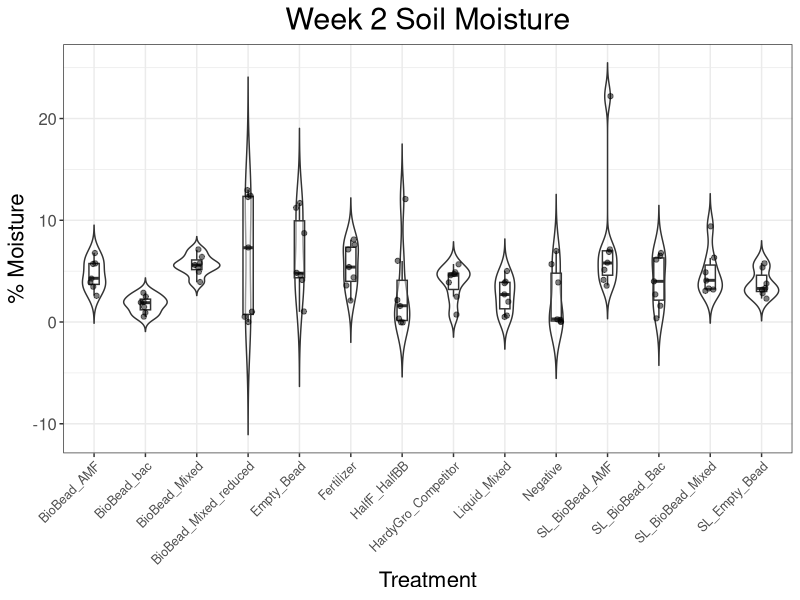
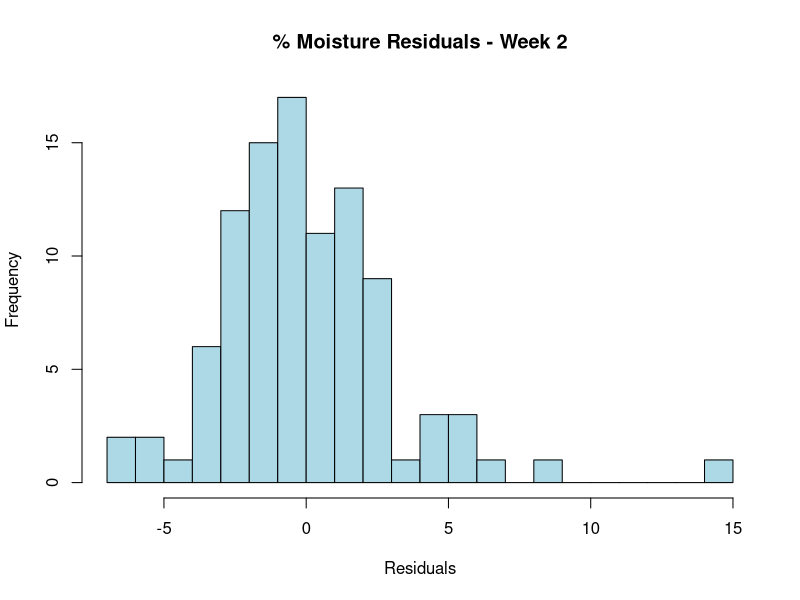
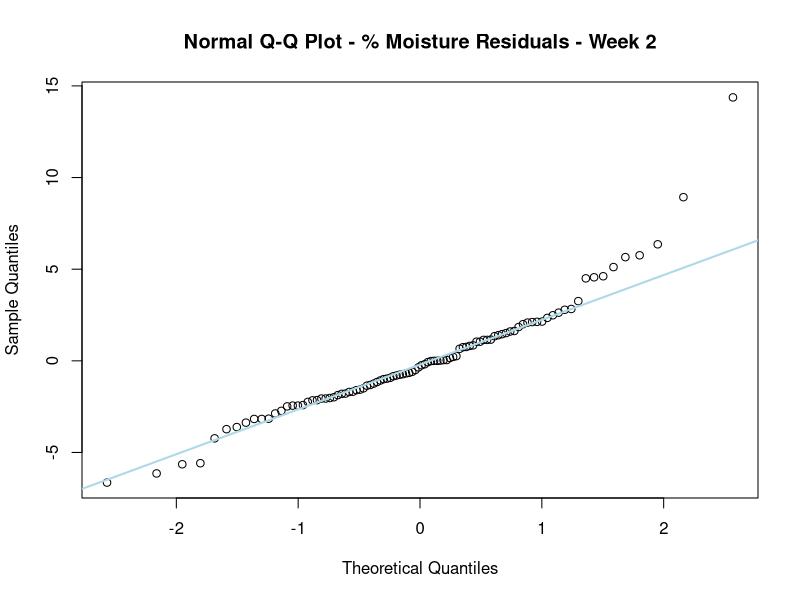
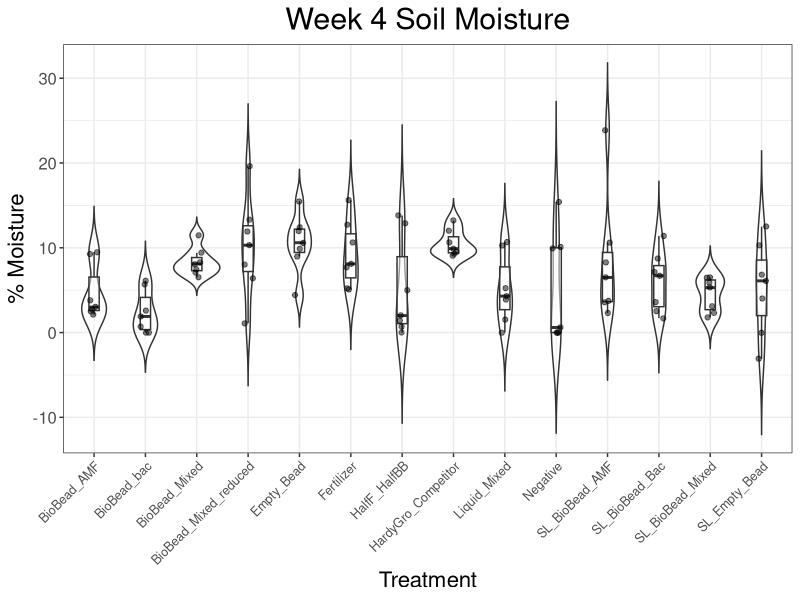
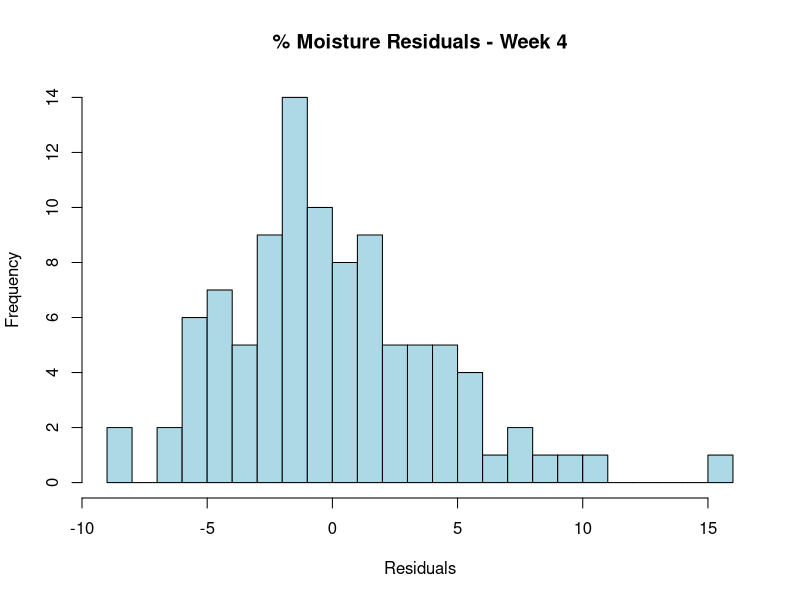
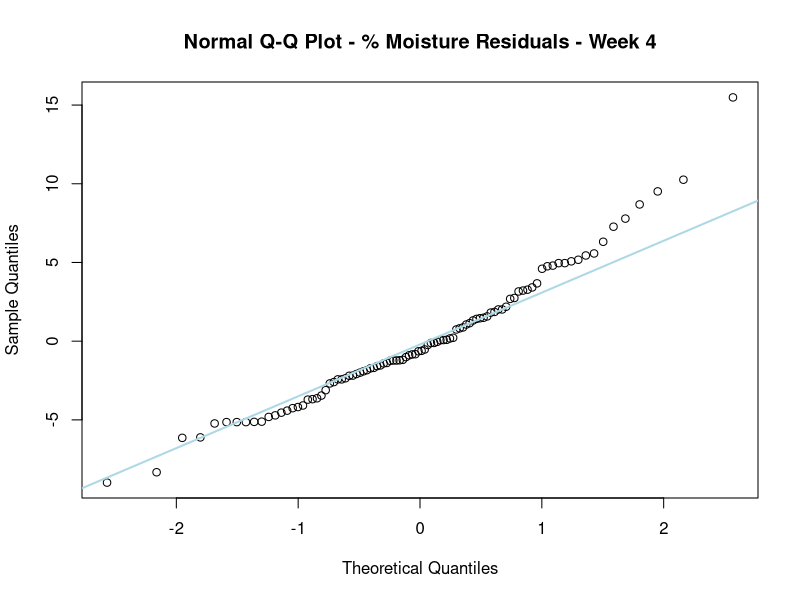
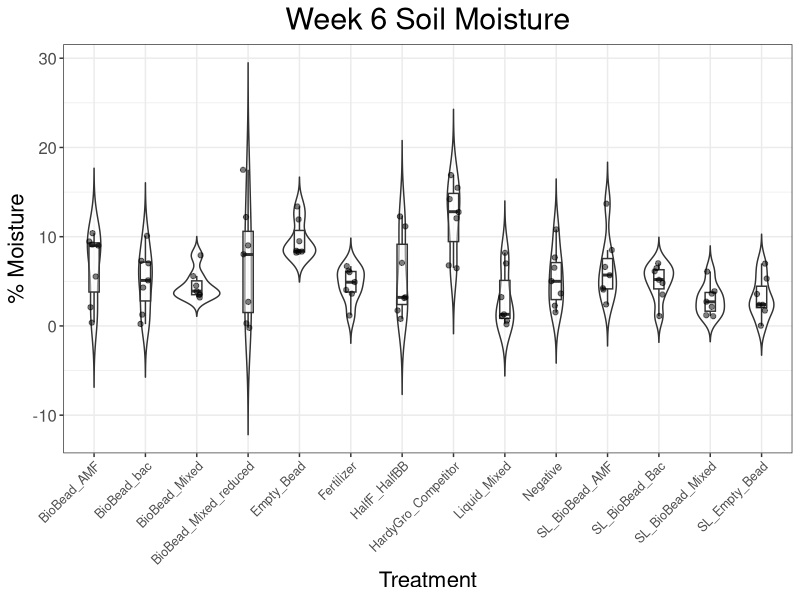
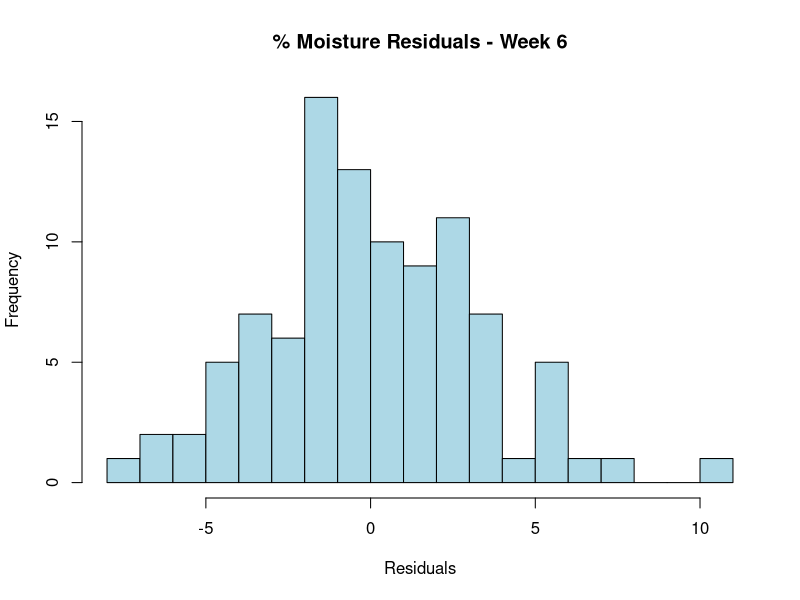

Write R code to recreate these figures, in order.
## ---- chunk 1
##Load packages
library(ggplot2)
library(dplyr)
library(tidyverse)

##Read in data
Moisture_2025 <- read.csv("WheatMoistureData_2025.csv", header = TRUE)

##Convert to long format
Moisture_long <- Moisture_2025 %>%
  pivot_longer(
    cols = starts_with("Week_"),
    names_to = "Week",
    values_to = "Moisture_Percent"
  )

#Summary stats
Summary_all_weeks <- Moisture_long %>% 
  group_by(Week, Treatment_Category) %>%
  summarize(
    moisture_mean = mean(Moisture_Percent, na.rm = TRUE),
    moisture_sd = sd(Moisture_Percent, na.rm = TRUE),
    moisture_se = sd(Moisture_Percent, na.rm = TRUE) / sqrt(sum(!is.na(Moisture_Percent))),
    n = n(),
    .groups = 'drop'
  )

#Subset data by week
Week2_subset <- Moisture_long %>% filter(Week == "Week_2") #want to filter the long-format data for specific weeks
Week4_subset <- Moisture_long %>% filter(Week == "Week_4") 
Week6_subset <- Moisture_long %>% filter(Week == "Week_6") 
Week8_subset <- Moisture_long %>% filter(Week == "Week_8") 
## ---- chunk 2
ggplot(Week2_subset, aes(x = Treatment_Category, y = Moisture_Percent)) +
  geom_violin(alpha = 0.4, trim = FALSE) +
  geom_boxplot(width = 0.2, 
               outlier.shape = NA,
               alpha = 0.5) +
  geom_jitter(width = 0.1, 
              size = 1.5, 
              alpha = 0.5) +
  scale_fill_brewer(palette = "Set3") +
  labs(title = "Week 2 Soil Moisture", 
       x = "Treatment", 
       y = "% Moisture") +
  theme_bw() +
  theme(axis.text.x = element_text(angle = 45, vjust = 1, hjust = 1, size = 9),
        plot.title = element_text(hjust = 0.5, size = 22),
        axis.title.x = element_text(size = 16),
        axis.title.y = element_text(size = 16),
        axis.text.y = element_text(size = 12),
        strip.text = element_text(size = 12, face = "bold"),
        legend.position = "none")
## ---- chunk 3
anova_wk2 <- aov(Moisture_Percent ~ Treatment_Category, data = Week2_subset)
summary(anova_wk2)
## ---- chunk 4
tukey_wk2 <- TukeyHSD(x=anova_wk2, ordered=TRUE, conf.level=0.95)
#print(tukey_wk2)
## ---- chunk 5
shapiro.test(anova_wk2$residuals)
## ---- chunk 6
hist(anova_wk2$residuals, 
     main = "% Moisture Residuals - Week 2", 
     xlab = "Residuals",
     col = "lightblue",
     breaks = 20)
## ---- chunk 7
qqnorm(anova_wk2$residuals, main = "Normal Q-Q Plot - % Moisture Residuals - Week 2")
qqline(anova_wk2$residuals, col = "lightblue", lwd = 2)
## ---- chunk 8
ggplot(Week4_subset, aes(x = Treatment_Category, y = Moisture_Percent)) +
  geom_violin(alpha = 0.4, trim = FALSE) +
  geom_boxplot(width = 0.2, 
               outlier.shape = NA,
               alpha = 0.5) +
  geom_jitter(width = 0.1, 
              size = 1.5, 
              alpha = 0.5) +
  scale_fill_brewer(palette = "Set3") +
  labs(title = "Week 4 Soil Moisture", 
       x = "Treatment", 
       y = "% Moisture") +
  theme_bw() +
  theme(axis.text.x = element_text(angle = 45, vjust = 1, hjust = 1, size = 9),
        plot.title = element_text(hjust = 0.5, size = 22),
        axis.title.x = element_text(size = 16),
        axis.title.y = element_text(size = 16),
        axis.text.y = element_text(size = 12),
        strip.text = element_text(size = 12, face = "bold"),
        legend.position = "none")
## ---- chunk 9
anova_wk4 <- aov(Moisture_Percent ~ Treatment_Category, data = Week4_subset)
summary(anova_wk4)
## ---- chunk 10
tukey_wk4 <- TukeyHSD(x=anova_wk4, ordered=TRUE, conf.level=0.95)
#print(tukey_wk4)
## ---- chunk 11
shapiro.test(anova_wk4$residuals)
## ---- chunk 12
hist(anova_wk4$residuals, 
     main = "% Moisture Residuals - Week 4", 
     xlab = "Residuals",
     col = "lightblue",
     breaks = 20)
## ---- chunk 13
qqnorm(anova_wk4$residuals, main = "Normal Q-Q Plot - % Moisture Residuals - Week 4")
qqline(anova_wk4$residuals, col = "lightblue", lwd = 2)
## ---- chunk 14
ggplot(Week6_subset, aes(x = Treatment_Category, y = Moisture_Percent)) +
  geom_violin(alpha = 0.4, trim = FALSE) +
  geom_boxplot(width = 0.2, 
               outlier.shape = NA,
               alpha = 0.5) +
  geom_jitter(width = 0.1, 
              size = 1.5, 
              alpha = 0.5) +
  scale_fill_brewer(palette = "Set3") +
  labs(title = "Week 6 Soil Moisture", 
       x = "Treatment", 
       y = "% Moisture") +
  theme_bw() +
  theme(axis.text.x = element_text(angle = 45, vjust = 1, hjust = 1, size = 9),
        plot.title = element_text(hjust = 0.5, size = 22),
        axis.title.x = element_text(size = 16),
        axis.title.y = element_text(size = 16),
        axis.text.y = element_text(size = 12),
        strip.text = element_text(size = 12, face = "bold"),
        legend.position = "none")
## ---- chunk 15
anova_wk6 <- aov(Moisture_Percent ~ Treatment_Category, data = Week6_subset)
summary(anova_wk6)
## ---- chunk 16
tukey_wk6 <- TukeyHSD(x=anova_wk6, ordered=TRUE, conf.level=0.95)
#print(tukey_wk6)
## ---- chunk 17
shapiro.test(anova_wk6$residuals)
## ---- chunk 18
hist(anova_wk6$residuals, 
     main = "% Moisture Residuals - Week 6", 
     xlab = "Residuals",
     col = "lightblue",
     breaks = 20)
## ---- chunk 19
qqnorm(anova_wk6$residuals, main = "Normal Q-Q Plot - % Moisture Residuals - Week 6")
qqline(anova_wk6$residuals, col = "lightblue", lwd = 2)
## ---- chunk 20
ggplot(Week8_subset, aes(x = Treatment_Category, y = Moisture_Percent)) +
  geom_violin(alpha = 0.4, trim = FALSE) +
  geom_boxplot(width = 0.2, 
               outlier.shape = NA,
               alpha = 0.5) +
  geom_jitter(width = 0.1, 
              size = 1.5, 
              alpha = 0.5) +
  scale_fill_brewer(palette = "Set3") +
  labs(title = "Week 8 Soil Moisture", 
       x = "Treatment", 
       y = "% Moisture") +
  theme_bw() +
  theme(axis.text.x = element_text(angle = 45, vjust = 1, hjust = 1, size = 9),
        plot.title = element_text(hjust = 0.5, size = 22),
        axis.title.x = element_text(size = 16),
        axis.title.y = element_text(size = 16),
        axis.text.y = element_text(size = 12),
        strip.text = element_text(size = 12, face = "bold"),
        legend.position = "none")
## ---- chunk 21
anova_wk8 <- aov(Moisture_Percent ~ Treatment_Category, data = Week8_subset)
summary(anova_wk8)
## ---- chunk 22
tukey_wk8 <- TukeyHSD(x=anova_wk8, ordered=TRUE, conf.level=0.95)
#print(tukey_wk8)
## ---- chunk 23
shapiro.test(anova_wk8$residuals)
## ---- chunk 24
hist(anova_wk8$residuals, 
     main = "% Moisture Residuals - Week 8", 
     xlab = "Residuals",
     col = "lightblue",
     breaks = 20)
## ---- chunk 25
qqnorm(anova_wk8$residuals, main = "Normal Q-Q Plot - % Moisture Residuals - Week 8")
qqline(anova_wk8$residuals, col = "lightblue", lwd = 2)
